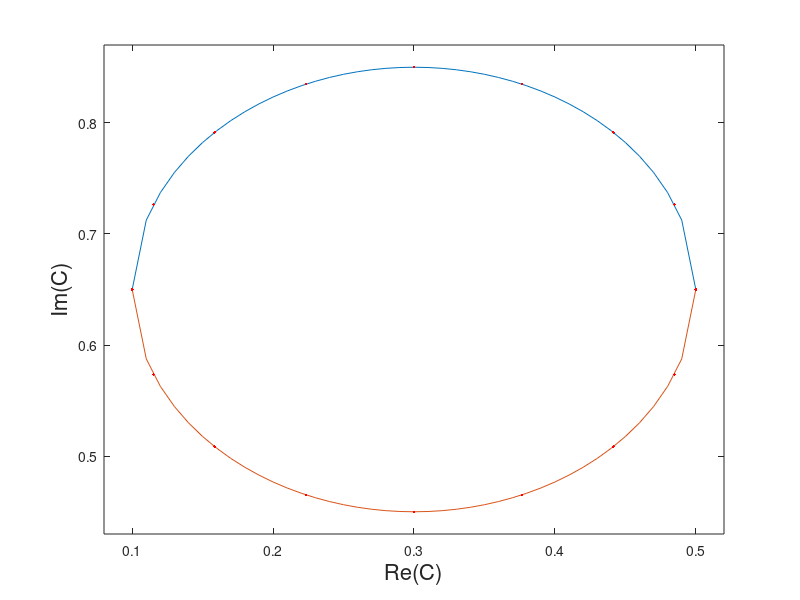
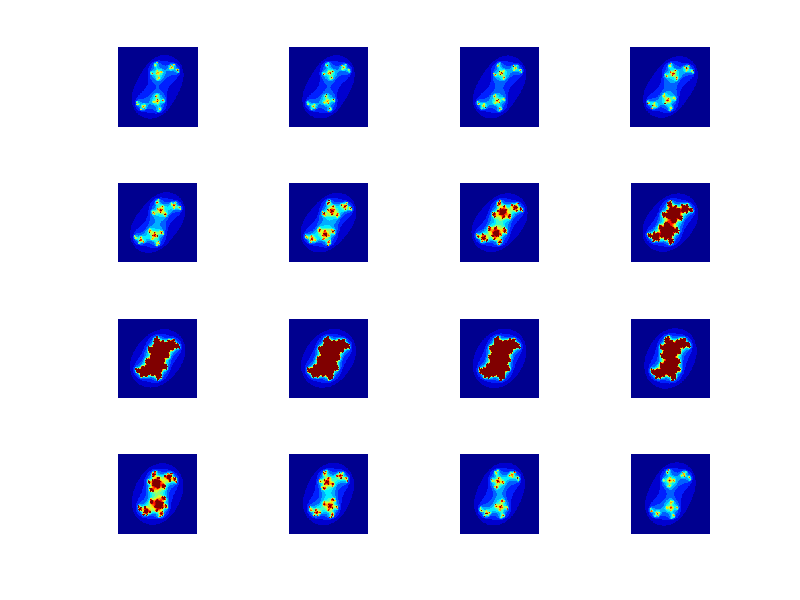

Reproduce these figures in MATLAB, in order.
function juliaLoop

%%% Compute and draw the Julia set

%%% Author: Didier Gonze 
%%% Created: 22/1/2008
%%% Updated: 18/1/2011

%%% Here several plots are generated with different complex numbers
%%% whose real and imaginary parts are equally distributed along a 
%%% circle in the complex space.

%%% In a next step I would like to generate a little animation 
%%% (animated gif showing the fractal progressively changing).
%%% This is useless but funny.

clear;
clc;

%%% Parameters

% complex number loop:

% the real and the imaginary parts of the complex number are 
% taken on a circle defined by the center (xc,yc) and a rayon r.
% nplot is the number of plotsd drawn

nplot=16;
xc=0.3;    % default: 0.5
yc=0.65;   % default: 0.65
ray=0.2;    % default: 0.4

niter = 14;         % nb iteration
v = 200;        % resolution

%%% Initialize figures 

figure(1);    % Figure 1: circle in the Re/Im plane
clf;

x=[xc-ray:0.01:xc+ray];
y=sqrt(ray^2-(x-xc).^2)+yc;
plot(x,y);
hold on;
y=-sqrt(ray^2-(x-xc).^2)+yc;
plot(x,y);
hold on;
plot([0 0],[yc-ray yc+ray],'k--')
hold on;
plot([xc-ray xc+ray],[0 0],'k--')
xlim([xc-ray-ray/10 xc+ray+ray/10])
ylim([yc-ray-ray/10 yc+ray+ray/10])
xlabel('Re(C)','fontsize',16)
ylabel('Im(C)','fontsize',16)

figure(2)    % Figure 2: Julia sets
clf;


%%% Run the loop

for j=1:nplot

[p1,p2] = pol2cart(2*pi*j/nplot,ray);
rec=p1+xc;
imc=p2+yc;

figure(1)
plot(rec,imc,'r.');
hold on;
    
c = rec+imc*i;  % complex number

r = max(abs(c),2);     % radius of the circle beyond which every point diverges
d = linspace(-r,r,v);  % divide the x-axis
Z = ones(v,1)*d+i*(ones(v,1)*d)';   % create the matrix A containing complex numbers
C = zeros(v,v);  % Julia set point matrix

for k = 1:niter
    Z = Z.*Z+ones(v,v).*c;
    C = C+(abs(Z)<=r);
end

figure(2)
subplot(4,4,j)
imagesc(C);
colormap(jet);
hold off;
axis equal;
axis off;

end